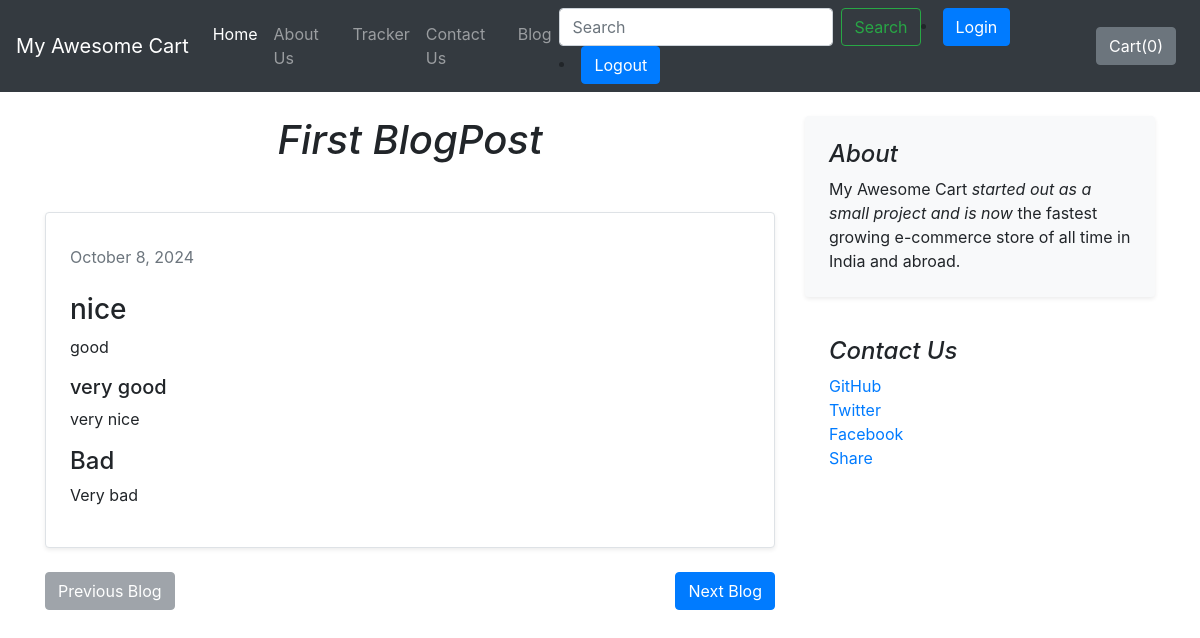
Page /blog/blogpost/1 (signed in) on the committed database.
### blog/models.py (models this page shows)
class Blogpost(models.Model):
    post_id = models.AutoField(primary_key=True)
    title = models.CharField(max_length=50)
    head0 = models.CharField(max_length=500, default="")
    chead0 = models.CharField(max_length=5000, default="")
    head1 = models.CharField(max_length=500, default="")
    chead1 = models.CharField(max_length=5000, default="")
    head2 = models.CharField(max_length=500, default="")
    chead2 = models.CharField(max_length=5000, default="")
    pub_date = models.DateField()
    thumbnail = models.ImageField(upload_to='shop/images', default="")
    def __str__(self):
        return self.title

### blog/views.py (the view)
# urls.py: path("blogpost/<int:id>", views.blogpost, name="blogHome"),
@login_required
def blogpost(request, id):
    post = Blogpost.objects.filter(post_id=id)[0]
    print(post)
    total_posts = Blogpost.objects.count()
    return render(request, 'blog/blogpost.html', {'post': post, 'total_posts': total_posts})

### blog/templates/blog/blogpost.html (shortened to what this page needs)
{% extends 'blog/basic.html' %}
{% block body %}
<div class="container my-4">
    <div class="row">
        <div class="col-md-8 blog-main">
            <h1 class="pb-4 mb-4 font-italic text-center">
                {{ post.title }}
            </h1>
            <div class="blog-post border rounded p-4 shadow-sm mb-4">
                <p class="blog-post-meta text-muted">{{ post.pub_date|date:"F j, Y" }}</p>
                <h3 class="mt-4">{{ post.head0 }}</h3>
                <p>{{ post.chead0 }}</p>
                <h5 class="mt-3">{{ post.head1 }}</h5>
                <p>{{ post.chead1 }}</p>
                <h4 class="mt-3">{{ post.head2 }}</h4>
                <p>{{ post.chead2 }}</p>
            </div>
            <div class="d-flex justify-content-between">
                {% if post.post_id > 1 %}
                    <a href="http://127.0.0.1:8000/blog/blogpost/{{ post.post_id|add:"-1" }}" class="btn btn-primary">Previous Blog</a>
                {% else %}
                    <button class="btn btn-secondary" disabled>Previous Blog</button>
                {% endif %}
                {% if post.post_id < total_posts %}
                    <a href="http://127.0.0.1:8000/blog/blogpost/{{ post.post_id|add:"1" }}" class="btn btn-primary">Next Blog</a>
                {% else %}
                    <button class="btn btn-secondary" disabled>Next Blog</button>
                {% endif %}
            </div>
        </div>
        <aside class="col-md-4 blog-sidebar">
            <div class="p-4 mb-3 bg-light rounded shadow-sm">
                <h4 class="font-italic">About</h4>
                <p class="mb-0">My Awesome Cart <em>started out as a small project and is now</em> the fastest growing
                    e-commerce store of all time in India and abroad.</p>
            </div>
            <div class="p-4">
                <h4 class="font-italic">Contact Us</h4>
                <ol class="list-unstyled">
                    <li><a href="#">GitHub</a></li>
                    <li><a href="#">Twitter</a></li>
                    <li><a href="#">Facebook</a></li>
                   <div class="fb-share-button" data-href="http://127.0.0.1:8000/blog/blogpost/2" data-layout="" data-size=""><a target="_blank" href="https://www.facebook.com/sharer/sharer.php?u=http%3A%2F%2F127.0.0.1%3A8000%2Fblog%2Fblogpost%2F2&amp;src=sdkpreparse" class="fb-xfbml-parse-ignore">Share</a></div>
                </ol>
            </div>
        </aside>
    </div>
</div>
{% endblock %}

### blog/templates/blog/blogpost.html (style rules this page uses)
.blog-post { background-color: #ffffff; border: 1px solid #e1e1e1; border-radius: 0.25rem; }
.btn-primary { background-color: #007bff; border-color: #007bff; }
.btn-secondary { background-color: #6c757d; border-color: #6c757d; }

### rows in the picture
Blogpost: title "First BlogPost", pub_date "October 8, 2024", head0 "nice", chead0 "good", head1 "very good", chead1 "very nice", head2 "Bad", chead2 "Very bad"
